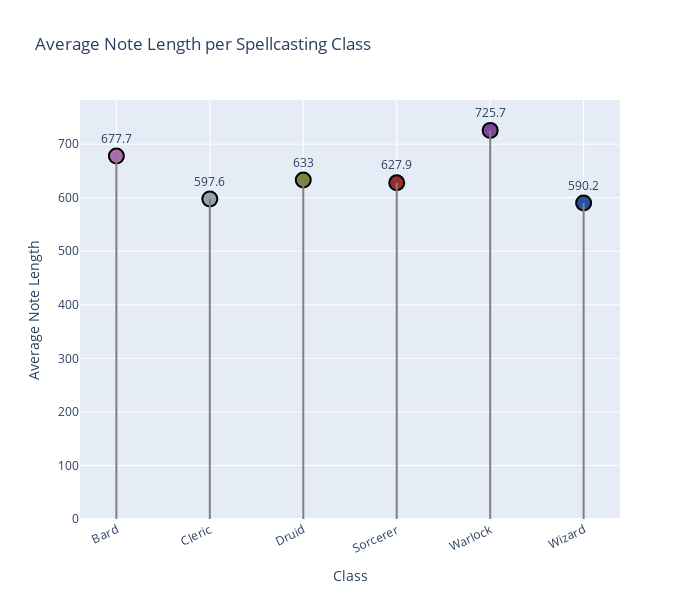

This figure's notebook cell:
### Code cell
import plotly.express as px

# Load dataset
zip_path = "over_one_mil_chars.zip"
df = pd.read_csv(zip_path, usecols=["class_starting", "notes_len"])

# Filter for only six spellcasting classes
selected_classes = ["Bard", "Cleric", "Druid", "Sorcerer", "Warlock", "Wizard"]
df_filtered = df[df["class_starting"].isin(selected_classes)]

# Remove entries where 'notes_len' is 0
df_filt_nonzero = df_filtered[df_filtered["notes_len"] > 0]

# Calculate average note length per class
avg_note_length_per_class = df_filt_nonzero.groupby("class_starting")["notes_len"].mean().reset_index()

# Define colors for each class (consistent with prior figures)
class_colors = {
    "Bard": "#AB6DAC",
    "Cleric": "#91A1B2",
    "Druid": "#7A853B",
    "Sorcerer": "#992E2E",
    "Warlock": "#7B469B",
    "Wizard": "#2A50A1"
}

# Create interactive lollipop chart
# Learning I could make a chart of lollipops was amazing
fig = px.scatter(
    avg_note_length_per_class,
    x="class_starting",
    y="notes_len",
    text=avg_note_length_per_class["notes_len"].round(1),
    color="class_starting",
    color_discrete_map=class_colors,
    title="Average Note Length per Spellcasting Class",
    labels={"class_starting": "Class", "notes_len": "Average Note Length"},
)

# Add sticks for lollipop effect
for i, row in avg_note_length_per_class.iterrows():
    fig.add_shape(
        type="line",
        x0=row["class_starting"], x1=row["class_starting"],
        y0=0, y1=row["notes_len"],
        line=dict(color="gray", width=2),
    )

# Modify layout for readability
fig.update_traces(marker=dict(size=15, line=dict(width=2, color="black")), textposition="top center")
fig.update_layout(
    xaxis_title="Class",
    yaxis_title="Average Note Length",
    xaxis_tickangle=-25,
    height=600, width=700,
    showlegend=False
)

# Show chart
fig.show()

### Figure 1 — Plotly figure (JSON) as saved in the notebook; plotly's stock layout.template omitted (floating-point values rounded to 4 significant figures)
{"data": [{"hovertemplate": "Class=%{x}<br>Average Note Length=%{y}<br>text=%{text}<extra></extra>", "legendgroup": "Bard", "marker": {"color": "#AB6DAC", "line": {"color": "black", "width": 2}, "size": 15, "symbol": "circle"}, "mode": "markers+text", "name": "Bard", "orientation": "v", "showlegend": true, "text": [677.7], "textposition": "top center", "type": "scatter", "x": ["Bard"], "xaxis": "x", "y": [677.7], "yaxis": "y"}, {"hovertemplate": "Class=%{x}<br>Average Note Length=%{y}<br>text=%{text}<extra></extra>", "legendgroup": "Cleric", "marker": {"color": "#91A1B2", "line": {"color": "black", "width": 2}, "size": 15, "symbol": "circle"}, "mode": "markers+text", "name": "Cleric", "orientation": "v", "showlegend": true, "text": [597.6], "textposition": "top center", "type": "scatter", "x": ["Cleric"], "xaxis": "x", "y": [597.6], "yaxis": "y"}, {"hovertemplate": "Class=%{x}<br>Average Note Length=%{y}<br>text=%{text}<extra></extra>", "legendgroup": "Druid", "marker": {"color": "#7A853B", "line": {"color": "black", "width": 2}, "size": 15, "symbol": "circle"}, "mode": "markers+text", "name": "Druid", "orientation": "v", "showlegend": true, "text": [633.0], "textposition": "top center", "type": "scatter", "x": ["Druid"], "xaxis": "x", "y": [633.0], "yaxis": "y"}, {"hovertemplate": "Class=%{x}<br>Average Note Length=%{y}<br>text=%{text}<extra></extra>", "legendgroup": "Sorcerer", "marker": {"color": "#992E2E", "line": {"color": "black", "width": 2}, "size": 15, "symbol": "circle"}, "mode": "markers+text", "name": "Sorcerer", "orientation": "v", "showlegend": true, "text": [627.9], "textposition": "top center", "type": "scatter", "x": ["Sorcerer"], "xaxis": "x", "y": [627.9], "yaxis": "y"}, {"hovertemplate": "Class=%{x}<br>Average Note Length=%{y}<br>text=%{text}<extra></extra>", "legendgroup": "Warlock", "marker": {"color": "#7B469B", "line": {"color": "black", "width": 2}, "size": 15, "symbol": "circle"}, "mode": "markers+text", "name": "Warlock", "orientation": "v", "showlegend": true, "text": [725.7], "textposition": "top center", "type": "scatter", "x": ["Warlock"], "xaxis": "x", "y": [725.7], "yaxis": "y"}, {"hovertemplate": "Class=%{x}<br>Average Note Length=%{y}<br>text=%{text}<extra></extra>", "legendgroup": "Wizard", "marker": {"color": "#2A50A1", "line": {"color": "black", "width": 2}, "size": 15, "symbol": "circle"}, "mode": "markers+text", "name": "Wizard", "orientation": "v", "showlegend": true, "text": [590.2], "textposition": "top center", "type": "scatter", "x": ["Wizard"], "xaxis": "x", "y": [590.2], "yaxis": "y"}], "layout": {"height": 600, "legend": {"title": {"text": "Class"}, "tracegroupgap": 0}, "shapes": [{"line": {"color": "gray", "width": 2}, "type": "line", "x0": "Bard", "x1": "Bard", "y0": 0, "y1": 677.7}, {"line": {"color": "gray", "width": 2}, "type": "line", "x0": "Cleric", "x1": "Cleric", "y0": 0, "y1": 597.6}, {"line": {"color": "gray", "width": 2}, "type": "line", "x0": "Druid", "x1": "Druid", "y0": 0, "y1": 633.0}, {"line": {"color": "gray", "width": 2}, "type": "line", "x0": "Sorcerer", "x1": "Sorcerer", "y0": 0, "y1": 627.9}, {"line": {"color": "gray", "width": 2}, "type": "line", "x0": "Warlock", "x1": "Warlock", "y0": 0, "y1": 725.7}, {"line": {"color": "gray", "width": 2}, "type": "line", "x0": "Wizard", "x1": "Wizard", "y0": 0, "y1": 590.2}], "showlegend": false, "title": {"text": "Average Note Length per Spellcasting Class"}, "width": 700, "xaxis": {"anchor": "y", "categoryarray": ["Bard", "Cleric", "Druid", "Sorcerer", "Warlock", "Wizard"], "categoryorder": "array", "domain": [0, 1], "tickangle": -25, "title": {"text": "Class"}}, "yaxis": {"anchor": "x", "domain": [0, 1], "title": {"text": "Average Note Length"}}}}
